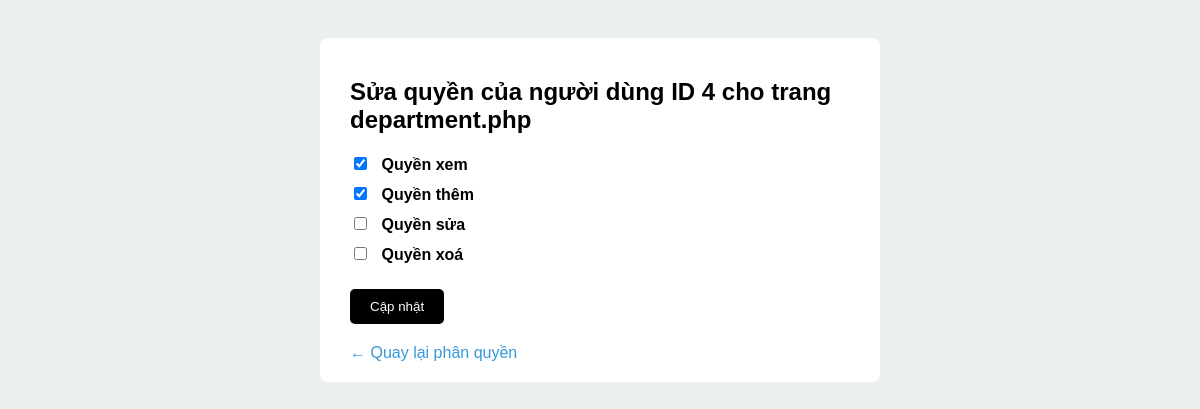
Screenshot of /edit_permission.php?id=48 (signed in) with the database file from the repository.
### tables this page shows
CREATE TABLE IF NOT EXISTS `permissions` (
  `id` bigint unsigned NOT NULL AUTO_INCREMENT,
  `user_id` bigint unsigned NOT NULL,
  `page` varchar(100) NOT NULL,
  `can_view` tinyint(1) DEFAULT '0',
  `can_add` tinyint(1) DEFAULT '0',
  `can_edit` tinyint(1) DEFAULT '0',
  `can_delete` tinyint(1) DEFAULT '0',
  PRIMARY KEY (`id`),
  KEY `user_id` (`user_id`),
  CONSTRAINT `permissions_ibfk_1` FOREIGN KEY (`user_id`) REFERENCES `users` (`id`) ON DELETE CASCADE
);

### edit_permission.php (the view, shortened to what this page needs)
<?php
require 'connect.php';
$id = (int)$_GET['id'];
$stmt = $conn->prepare("SELECT * FROM permissions WHERE id = ?");
$stmt->bind_param("i", $id);
$stmt->execute();
$result = $stmt->get_result();
$permission = $result->fetch_assoc();
?>
<!DOCTYPE html>
<html lang="vi">
<head>
</head>
<body>
  <div class="form-container">
    <h2>Sửa quyền của người dùng ID <?= $permission['user_id'] ?> cho trang <b><?= $permission['page'] ?></b></h2>
    <form method="POST">
      <label><input type="checkbox" name="view" <?= $permission['can_view'] ? 'checked' : '' ?>> Quyền xem</label>
      <label><input type="checkbox" name="add" <?= $permission['can_add'] ? 'checked' : '' ?>> Quyền thêm</label>
      <label><input type="checkbox" name="edit" <?= $permission['can_edit'] ? 'checked' : '' ?>> Quyền sửa</label>
      <label><input type="checkbox" name="delete" <?= $permission['can_delete'] ? 'checked' : '' ?>> Quyền xoá</label>
      <input type="submit" value="Cập nhật">
    </form>
    <a class="back" href="right.php">&larr; Quay lại phân quyền</a>
  </div>
</body>
</html>

### edit_permission.php (style rules this page uses)
body { font-family: Arial, sans-serif; background: #ecf0f1; padding: 30px; }
.form-container { background: white; padding: 20px 30px; border-radius: 8px; max-width: 500px; margin: auto; }
h2 { margin-bottom: 20px; }
label { display: block; margin: 10px 0 5px; font-weight: bold; }
input[type="checkbox"] { margin-right: 10px; }
input[type="submit"] { margin-top: 20px; background-color: black; color: white; padding: 10px 20px; border: none; cursor: pointer; border-radius: 5px; }
a.back { display: inline-block; margin-top: 20px; text-decoration: none; color: #3498db; }

### rows the page displays
permissions: user "4", page "department.php", can_view "☑", can_add "☑"
